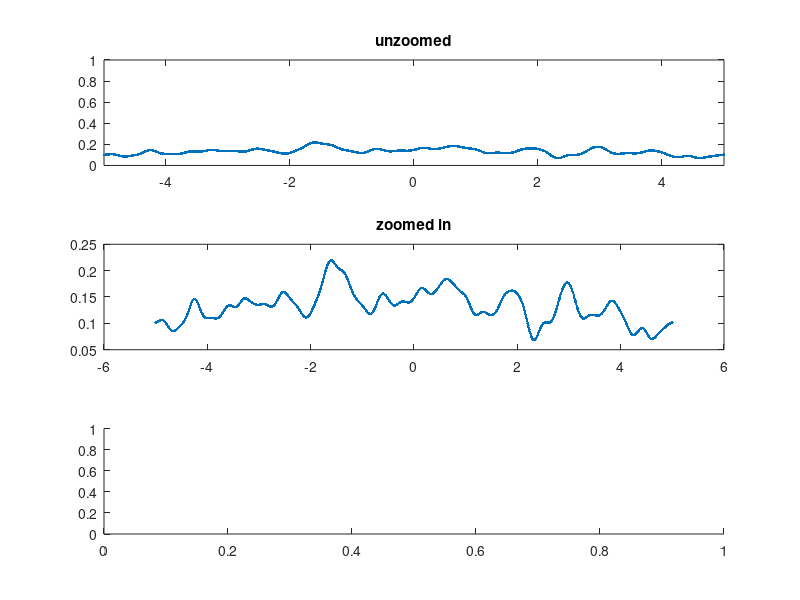

Recreate this plot in MATLAB. (Note: this script raises an error after producing the figure.)
% 2D example showing the difference of tempering and convolution
clear
close all
clc

sig = 0.1;

target = @(x) normpdf(x,1,sig) + normpdf(x,-1,sig);

t = -5:0.01:5;

if 0
    zeta = 0.9;
    lambda = 1;
    for i = 1:100
        pause(0.1)
        subplot(2,1,1)
        plot(t, target(t).^lambda)
        title('unzoomed')
        axis([-5,5,0,1])
        
        subplot(2,1,2)
        plot(t, target(t).^lambda)
        title('zoomed in')
        
        lambda = lambda * zeta;
    end
else
    M = 1000;
    J = 20;
    sig_noise = 5;
    zeta = 5^(-1/J);
    w = zeros(size(t));
    for j = 1:J
        meth_conv = 1;
        if meth_conv == 1
            u = randn([1,M]) * sig_noise;
            for i = 1:length(t)
                w(i) = mean(target(t(i) + u));
            end
        end
        if meth_conv == 2
            w = target(t + randn(size(t)) * sig_noise);
        end
        
        t_ = t;
        w_ = w;
        
        pause(0.5)
        subplot(3,1,1)
        plot(t_, w_, '.')
        title('unzoomed')
        axis([-5,5,0,1])
        
        subplot(3,1,2)
        plot(t_, w_, '.')
        title('zoomed in')
        
        subplot(3,1,3)
        Plot1dParticleCDF(t_,w_)
        title('cdf')
        
        sig_noise = sig_noise * zeta;
    end
end

function Plot1dParticleCDF(x,w)
w = w(:)/sum(w(:));
x= x(:);
data = [x,w];
data = sortrows(data,1);
x = data(:,1);
w = data(:,2);
plot(x,cumsum(w));
end